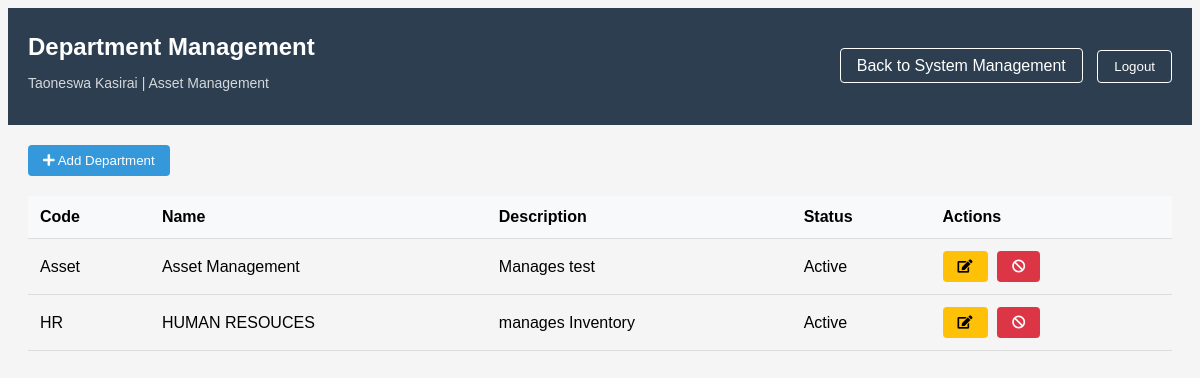
The page /department-management/ (signed in) on the database its author committed.
### myapp/models.py (models this page shows, shortened)
class Employee(models.Model):
    employee_number = models.CharField(max_length=10, unique=True)
    name = models.CharField(max_length=100)
    surname = models.CharField(max_length=100)
    department = models.ForeignKey(Department, on_delete=models.PROTECT)
    branch = models.CharField(max_length=100)
    section = models.CharField(max_length=100)
    email = models.EmailField(unique=True)
    phone_regex = RegexValidator(
        regex=r'^07\d{8}$',
        message="Phone number must start with '07' and be 10 digits long"
    )
    phone_number = models.CharField(
        validators=[phone_regex],
        max_length=10,
        unique=True
    )
    signature = models.ImageField(
        upload_to='signatures/', null=True, blank=True)
    created_at = models.DateTimeField(auto_now_add=True)
    password = models.CharField(
        max_length=128, default=make_password('defaultpassword'))
    is_first_login = models.BooleanField(default=True)
    is_active = models.BooleanField(default=True)
    roles = models.ManyToManyField(Role, blank=True)
    class Meta:
        ordering = ['surname', 'name']

class Department(models.Model):
    code = models.CharField(max_length=10, unique=True)
    name = models.CharField(max_length=100)
    description = models.TextField(blank=True)
    is_active = models.BooleanField(default=True)
    created_at = models.DateTimeField(auto_now_add=True)
    def __str__(self):
        return self.name
    class Meta:
        ordering = ['name']

### myapp/views.py (the view)
# urls.py: path('department-management/', views.department_management,
def department_management(request):
    if 'employee_id' not in request.session:
        return redirect('login')
    employee = Employee.objects.get(id=request.session['employee_id'])
    return render(request, 'myapp/department_management.html', {
        'employee': employee,
        'departments': Department.objects.all().order_by('-is_active', 'name'),
    })

### myapp/templates/myapp/department_management.html (shortened to what this page needs)
<!DOCTYPE html>
<html>
<head>
    {% load static %}
    <link rel="stylesheet" type="text/css" href="{% static 'myapp/css/style.css' %}">
    <link href="https://cdnjs.cloudflare.com/ajax/libs/font-awesome/5.15.4/css/all.min.css" rel="stylesheet">
</head>
<body>
    <div class="dashboard-header">
        <div class="user-info">
            <h1>Department Management</h1>
            <p class="user-details">{{ employee.name }} {{ employee.surname }} | {{ employee.department }}</p>
        </div>
        <div class="header-actions">
            <a href="{% url 'system_management' %}" class="back-button">Back to System Management</a>
            <button class="logout-button">Logout</button>
        </div>
    </div>
    <div class="system-layout">
        <div class="main-content">
            <div class="content-header">
                <button class="btn btn-primary" onclick="openDepartmentModal()">
                    <i class="fas fa-plus"></i> Add Department
                </button>
            </div>
            <table class="department-table">
                <thead>
                    <tr>
                        <th>Code</th>
                        <th>Name</th>
                        <th>Description</th>
                        <th>Status</th>
                        <th>Actions</th>
                    </tr>
                </thead>
                <tbody>
                    {% for dept in departments %}
                    <tr {% if not dept.is_active %}style="opacity: 0.6;"{% endif %}>
                        <td>{{ dept.code }}</td>
                        <td>{{ dept.name }}</td>
                        <td>{{ dept.description }}</td>
                        <td>{{ dept.is_active|yesno:"Active,Inactive" }}</td>
                        <td>
                            <button class="btn btn-edit" onclick="editDepartment('{{ dept.id }}')">
                                <i class="fas fa-edit"></i>
                            </button>
                            <button class="btn {% if dept.is_active %}btn-delete{% else %}btn-success{% endif %}"
                                    onclick="toggleDepartmentStatus('{{ dept.id }}', {{ dept.is_active|lower }})">
                                <i class="fas {% if dept.is_active %}fa-ban{% else %}fa-check{% endif %}"></i>
                            </button>
                        </td>
                    </tr>
                    {% endfor %}
                </tbody>
            </table>
        </div>
    </div>
</body>
</html>

### myapp/static/myapp/css/style.css (style rules this page uses)
body { background-color: #f5f5f5; font-family: Arial, sans-serif; }
.dashboard-header { background: #2c3e50; color: white; padding: 20px; display: flex; justify-content: space-between; align-items: center; }
.user-info { flex: 1; }
.user-info h1 { margin: 5px 0; font-size: 24px; }
.user-details { font-size: 14px; opacity: 0.8; }
.header-actions { padding-left: 20px; }
.logout-button { background: transparent; border: 1px solid white; color: white; padding: 8px 16px; border-radius: 4px; cursor: pointer; transition: all 0.3s; }
.back-button { background: transparent; border: 1px solid white; color: white; padding: 8px 16px; border-radius: 4px; cursor: pointer; transition: all 0.3s; text-decoration: none; margin-right: 10px; }

### myapp/templates/myapp/department_management.html (style rules this page uses)
.system-layout { display: flex; min-height: calc(100vh - 80px); }
.main-content { flex: 1; padding: 20px; }
.department-table { width: 100%; border-collapse: collapse; margin-top: 20px; }
.department-table th, .department-table td { padding: 12px; text-align: left; border-bottom: 1px solid #ddd; }
.department-table th { background-color: #f8f9fa; font-weight: bold; }
.btn { padding: 8px 15px; border: none; border-radius: 4px; cursor: pointer; margin-right: 5px; }
.btn-primary { background-color: #3498db; color: white; }
.btn-edit { background-color: #ffc107; color: #000; }
.btn-delete { background-color: #dc3545; color: white; }

### rows shown on the page
Employee: name "Taoneswa", surname "Kasirai", department "Asset Management"
Department: code "Asset", name "Asset Management", description "Manages test", is_active "Active"
Department: code "HR", name "HUMAN RESOUCES", description "manages Inventory", is_active "Active"
